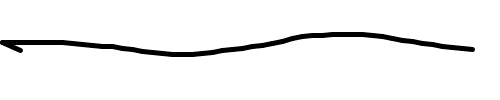
Frame 1 (no input)
Frame 60 (the mouse pressed at the canvas centre just before this capture): identical to frame 1, image omitted
Frame 120 (the mouse held since frame 60 and released just before this capture): identical to frame 1, image omitted

The Processing sketch that drew this single still picture (run headless with seeded random() and noise(); from frame 60 on, the mouse is pressed at the canvas centre):

// Processing sketch: sketch_161221
// ── sketch_161221.pde
void setup(){
  size(500,100);
  background(255);
  strokeWeight(5);
  smooth();
  
  float xstep = 10;
  float ystep = 10;
  float lastx = 20;
  float lasty = 50;
  float ynoise = random(10);
  //int border = 20;
  //int bordery = 10;
  float y;
  for(int x=2; x<=480; x+=xstep){
   //ystep = random(20) - 10;
  
   y = 10 + noise(ynoise) * 80;
   if(lastx > -999){
     line(x, y, lastx, lasty);
   }  
   
   lastx = x;
   lasty = y;
   ynoise += 0.03;
  } 
  
}
void draw(){
   
}  
